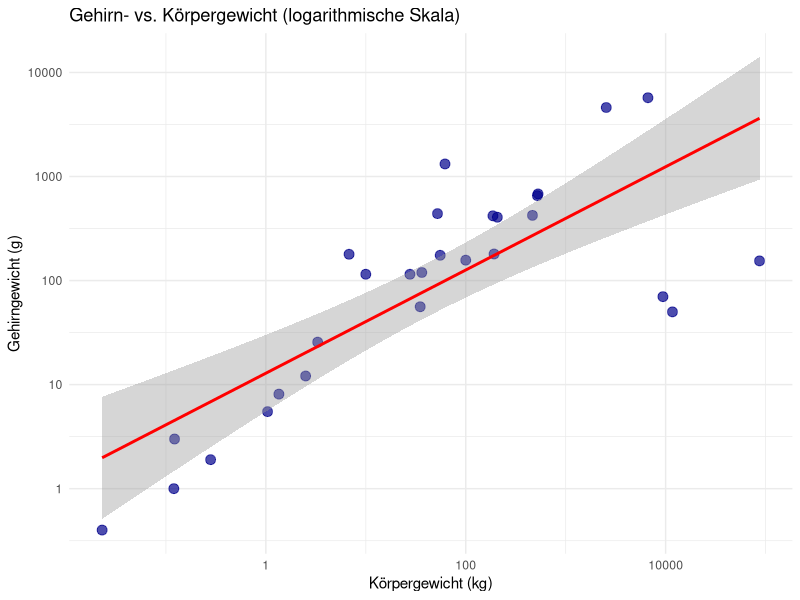
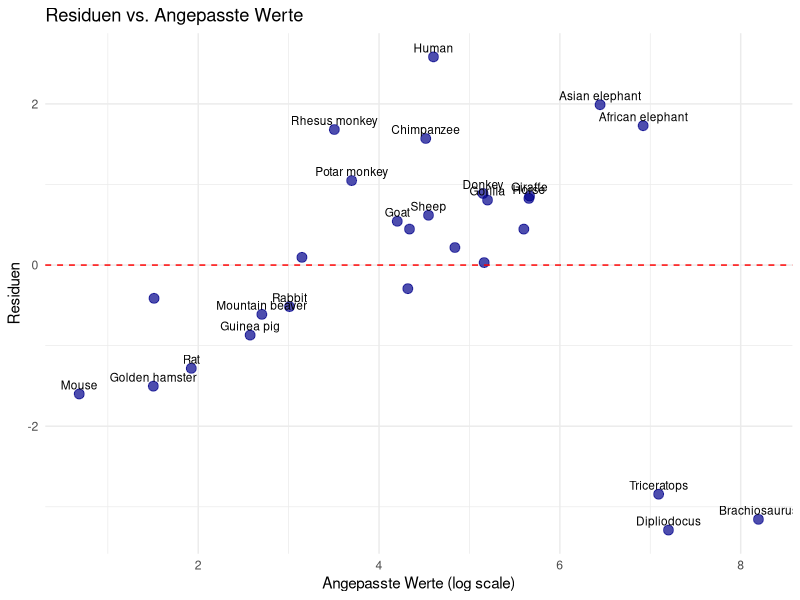
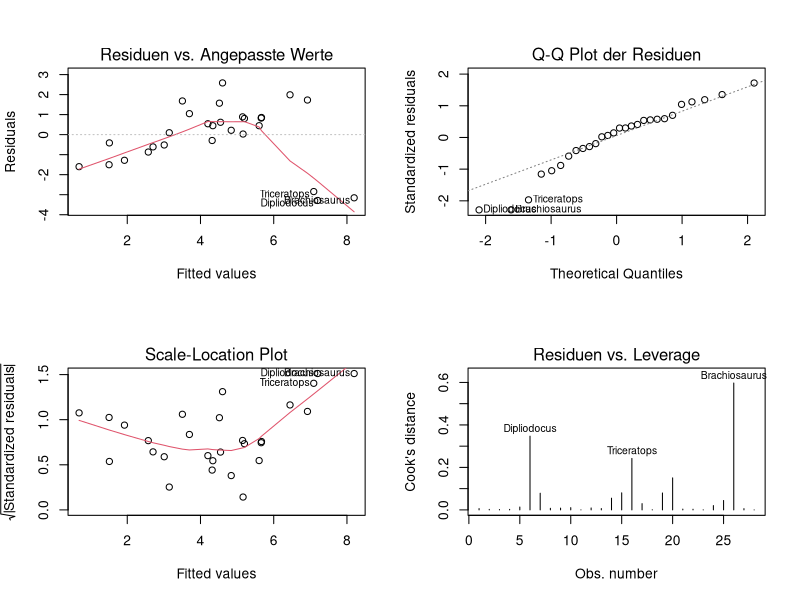

Generate these figures, in order, with R:
## ---- chunk 1
#| label: fig-animals
#| fig-cap: "Beziehung zwischen Körpergewicht und Gehirngewicht bei Säugetieren"

library(MASS)
library(ggplot2)

data(Animals)

# Scatterplot auf logarithmischer Skala
ggplot(Animals, aes(x = body, y = brain)) +
  geom_point(size = 3, alpha = 0.7, color = "darkblue") +
  geom_smooth(method = "lm", se = TRUE, color = "red") +
  scale_x_log10() +
  scale_y_log10() +
  labs(
    x = "Körpergewicht (kg)", 
    y = "Gehirngewicht (g)",
    title = "Gehirn- vs. Körpergewicht (logarithmische Skala)"
  ) +
  theme_minimal()
## ---- chunk 2
#| label: tbl-animals
#| tbl-cap: "Statistische Kennwerte der Gehirn-Körper-Beziehung"

# Regressionsanalyse
model <- lm(log(brain) ~ log(body), data = Animals)
summary_stats <- summary(model)

# Tabelle erstellen
library(knitr)
coef_table <- data.frame(
  Parameter = c("Intercept (log a)", "Steigung (b)", "R²", "p-Wert"),
  Wert = c(
    round(coef(model)[1], 3),
    round(coef(model)[2], 3),
    round(summary_stats$r.squared, 3),
    ifelse(summary_stats$coefficients[2,4] < 0.001, "< 0.001", 
           round(summary_stats$coefficients[2,4], 3))
  )
)

kable(coef_table)
## ---- chunk 3
#| label: tbl-summary
#| tbl-cap: "Deskriptive Statistik der MASS::Animals Daten"

library(knitr)
summary_table <- data.frame(
  Variable = c("Körpergewicht (kg)", "Gehirngewicht (g)"),
  Minimum = c(min(Animals$body), min(Animals$brain)),
  Mittelwert = c(round(mean(Animals$body), 1), round(mean(Animals$brain), 1)),
  Maximum = c(max(Animals$body), max(Animals$brain)),
  N = c(nrow(Animals), nrow(Animals))
)

kable(summary_table)
## ---- chunk 4
#| label: tbl-full-data
#| tbl-cap: "Vollständige Rohdaten des MASS::Animals Datensatzes"

library(MASS)
library(knitr)
data(Animals)

# Add row names as a column and format nicely
animals_full <- data.frame(
  Art = rownames(Animals),
  Körpergewicht_kg = Animals$body,
  Gehirngewicht_g = Animals$brain,
  Log_Körpergewicht = round(log10(Animals$body), 3),
  Log_Gehirngewicht = round(log10(Animals$brain), 3)
)

kable(animals_full, row.names = FALSE)
## ---- chunk 5
#| label: fig-residuals
#| fig-cap: "Residuen der logarithmischen Regression zur Identifikation von Ausreissern"

model <- lm(log(brain) ~ log(body), data = Animals)
residuals_df <- data.frame(
  Art = rownames(Animals),
  Fitted = fitted(model),
  Residuals = residuals(model),
  Body = Animals$body
)

library(ggplot2)
ggplot(residuals_df, aes(x = Fitted, y = Residuals, label = Art)) +
  geom_point(size = 3, alpha = 0.7, color = "darkblue") +
  geom_hline(yintercept = 0, color = "red", linetype = "dashed") +
  geom_text(aes(label = ifelse(abs(Residuals) > 0.5, Art, "")), 
            vjust = -0.5, hjust = 0.5, size = 3) +
  labs(
    x = "Angepasste Werte (log scale)",
    y = "Residuen",
    title = "Residuen vs. Angepasste Werte"
  ) +
  theme_minimal()
## ---- chunk 6
#| label: tbl-full-regression
#| tbl-cap: "Detaillierte Regressionsstatistiken"

model <- lm(log(brain) ~ log(body), data = Animals)
summary_full <- summary(model)

# Create comprehensive statistics table
regression_stats <- data.frame(
  Statistik = c("Multiple R-squared", "Adjusted R-squared", "F-statistic", 
                "F p-value", "Residual standard error", "Degrees of freedom"),
  Wert = c(
    round(summary_full$r.squared, 4),
    round(summary_full$adj.r.squared, 4),
    round(summary_full$fstatistic[1], 2),
    ifelse(pf(summary_full$fstatistic[1], summary_full$fstatistic[2], 
             summary_full$fstatistic[3], lower.tail = FALSE) < 0.001, 
           "< 0.001", 
           round(pf(summary_full$fstatistic[1], summary_full$fstatistic[2], 
                    summary_full$fstatistic[3], lower.tail = FALSE), 4)),
    round(summary_full$sigma, 4),
    paste(summary_full$df[2], "on", summary_full$df[1], "DF")
  )
)

kable(regression_stats)
## ---- chunk 7
#| label: tbl-coefficients
#| tbl-cap: "Regressionskoeffizienten mit 95% Konfidenzintervallen"

coef_table <- data.frame(
  Parameter = c("Intercept (log a)", "Steigung (b)"),
  Schätzung = round(coef(model), 4),
  Standardfehler = round(summary_full$coefficients[,2], 4),
  t_Wert = round(summary_full$coefficients[,3], 3),
  p_Wert = ifelse(summary_full$coefficients[,4] < 0.001, "< 0.001", 
                  round(summary_full$coefficients[,4], 4)),
  CI_2.5 = round(confint(model)[,1], 4),
  CI_97.5 = round(confint(model)[,2], 4)
)

kable(coef_table)
## ---- chunk 8
#| label: fig-diagnostics
#| fig-cap: "Diagnostische Plots für die Regressionsanalyse"
#| fig-height: 8

par(mfrow = c(2, 2))
plot(model, which = 1:4, caption = c("Residuen vs. Angepasste Werte", 
                                     "Q-Q Plot der Residuen",
                                     "Scale-Location Plot", 
                                     "Residuen vs. Leverage"))
par(mfrow = c(1, 1))
